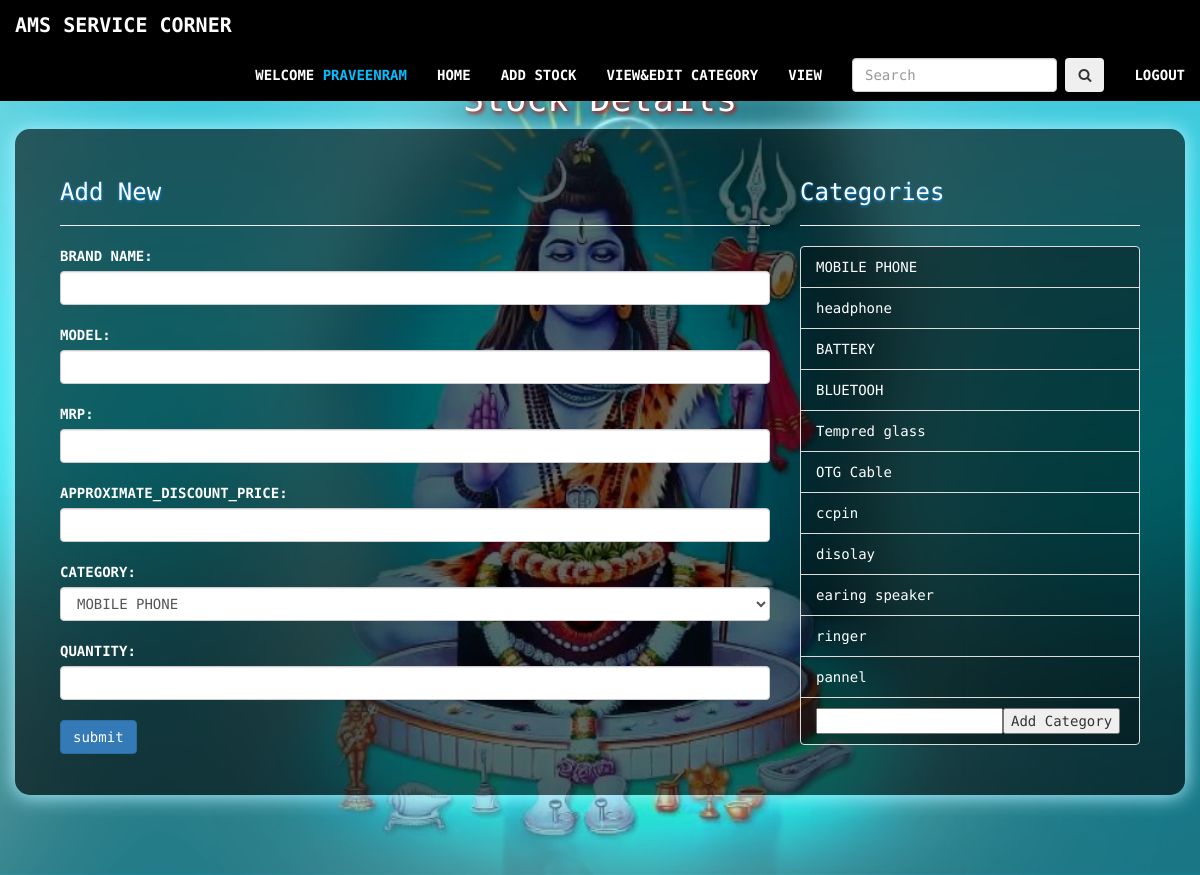
Screenshot of /stock/index.php (signed in) with the database file from the repository.
### tables this page shows
CREATE TABLE `adminprofile` (
  `ADMINID` int(11) NOT NULL,
  `NAME` varchar(50) NOT NULL,
  `USERNAME` varchar(50) NOT NULL,
  `PASSWORD` text NOT NULL,
  `PHONENO` varchar(30) NOT NULL,
  `ADDRESS` text NOT NULL,
  `CREATED` text NOT NULL,
  `WHOCREATED` text NOT NULL
);

CREATE TABLE `stock_category` (
  `ID` int(30) NOT NULL,
  `CATEGORY` varchar(50) NOT NULL
);

### stock/index.php (the view, shortened to what this page needs)
<?php include "../db.php";?>
<?php
if(!isset($_SESSION["ADMINID"]))
	{
		header('Location:home.php');
    }
    else {
        $adminid=$_SESSION["ADMINID"];
    }
    ?>
<!DOCTYPE html>
<html>
<head>
  <?php include("stuffs.php"); ?>
</head>
<body>
    <div class="bgimg">
     <nav class="navbar navbar-default navbar-fixed-top ">
            <div class="container-fluid ">
                <div class="navbar-header ">
                    <a class="navbar-brand " href="# ">
                       AMS SERVICE CORNER
                    </a>
                </div>
                <div class="collapse navbar-collapse " id="navbar-collapse-1">
                    <ul class="nav navbar-nav navbar-right text-uppercase ">
<?php
$sql="SELECT * FROM adminprofile WHERE ADMINID=$adminid;";
$res=$db->query($sql);
if($res->num_rows>0)
 {
 while($row=$res->fetch_assoc())
 {
   $name=$row["NAME"];
 }
}
include("nav.php");
?>
                    </ul>
                </div>
            </div>
        </nav>
        <div class="container">
        <br>
        <br>
        <br>
        <h3 class="text-center text-white text30 index-title">Stock Details</h3>
        <div class="row blur">
        <div class="col-sm-8 ">
        <h3 class="heading-text">
        Add New
        </h3>
        <hr>
        <form action="" method="post">
         <label>BRAND NAME:</label><input type="text" name="BRAND" class="form-control" required><br>
         <label>MODEL:</label><input type="text" name="MODEL" class="form-control" required><br>
         <label>MRP:</label><input type="text" name="MRP" class="form-control" required><br>
         <label>APPROXIMATE_DISCOUNT_PRICE:</label><input type="text" name="APPROXIMATE_DISCOUNT_PRICE" class="form-control" required><br>
        <label>CATEGORY:</label><select  name="CATEGORY" class="form-control" required >
    <?php
$sql="SELECT * FROM stock_category;";
$res=$db->query($sql);
if($res->num_rows>0)
 {
 while($row=$res->fetch_assoc())
 {
  $category=$row["CATEGORY"];
echo "<option value='$category'>$category</option>";
 }
}
?>
    </select>
    <br>
         <label>QUANTITY:</label><input type="number" name="QUANTITY" class="form-control" required><br>
    <input type="submit" class="btn btn-primary" name="submit" value="submit">
        </form>
        </div>
        <div class="col-sm-4">
        <h3 class="heading-text">
        Categories
        </h3>
        <hr>
        <ul class="list-group">
            <?php
$sql="SELECT * FROM stock_category;";
$res=$db->query($sql);
if($res->num_rows>0)
 {
 while($row=$res->fetch_assoc())
 {
  $category=$row["CATEGORY"];
echo "<li class='list-group-item'><a href='stock_view_by_category.php?category=$category' class='categorieslist'>$category</a></li>";
 }
}
?>
  <li class='list-group-item '><form action="" method="post"><input type="text" name="categorynew" id=""><input type="submit" value="Add Category" name="categoryadd"></form></li>
</ul>
        </div>
        </div>
        </div>
<br>
<br>
<br>
<br>
    </div>
</body>
</html>

### stock/stuffs.php (shortened to what this page needs)
<link href="https://maxcdn.bootstrapcdn.com/bootstrap/3.3.7/css/bootstrap.min.css" rel="stylesheet">
<link href="https://stackpath.bootstrapcdn.com/font-awesome/4.7.0/css/font-awesome.min.css" rel="stylesheet">
<link rel="stylesheet" type="text/css" media="screen" href="../css/main.css" />

### stock/nav.php
<li> <a href="#" class="active"><span style="color:#fff; ">Welcome </span> <?php echo $name; ?></a></li>
<li> <a href="../index.php" >Home</a></li>
<li> <a href="index.php" >Add Stock</a></li>
<li> <a href="vecat.php" >View&Edit Category</a></li>
<li> <a href="view.php" >view</a></li>
<form class="navbar-form navbar-left" action="search.php" method='GET'>
     <div class="form-group">
       <input type="text" class="form-control" placeholder="Search" name="search">
     <button type="submit" class="btn btn-inverse"><i class='fa fa-search'></i></button>
     </div>
   </form>
<li> <a href="logout.php" >Logout</a></li>

### css/main.css (style rules this page uses)
h3.text-white { font-size: 15px; }
body, html { height: 100%; margin: 0; padding: 0; }
.text30 { font-size: 24px; color: white; text-shadow: 2px 2px 4px #d20505; }
.bgimg { background: url(../img/maxresdefault.jpg); height: auto; min-height: 100%; background-position: center; background-size: cover; font-family: "Share Tech Mono"; }
.blur { background: #00000096; border-radius: 15px; padding: 30px; box-shadow: 0px 1px 20px 1px #adeffe; }
.text-white { color: #fff; }
.navbar-default { background-color: #000; border-color: #e7e7e700; }
a.navbar-brand { color: #ffffff !important; font-size: 20px; font-weight: bold; }
.navbar-default .navbar-nav>li>a { color: #fff; font-weight: bold; }
.navbar-nav>li>a.active { color: #04beff; }
.list-group-item { position: relative; display: block; padding: 10px 15px; margin-bottom: -1px; background-color: #0000005e; border: 1px solid #ddd; }
h3.text-center.text-white.text30.index-title { font-size: 35px; }
h3.heading-text { color: white; text-shadow: 0px 1px 3px #0e8fff; }
label { color: white; }
a.categorieslist { color: white; }

### rows the page displays
adminprofile: NAME "PRAVEENRAM"
stock_category: CATEGORY "MOBILE PHONE"
stock_category: CATEGORY "headphone"
stock_category: CATEGORY "BATTERY"
stock_category: CATEGORY "BLUETOOH"
stock_category: CATEGORY "Tempred glass"
stock_category: CATEGORY "OTG Cable"
stock_category: CATEGORY "ccpin"
stock_category: CATEGORY "disolay"
stock_category: CATEGORY "earing speaker"
stock_category: CATEGORY "ringer"
stock_category: CATEGORY "pannel"

### other values shown
form field CATEGORY "MOBILE PHONE"
